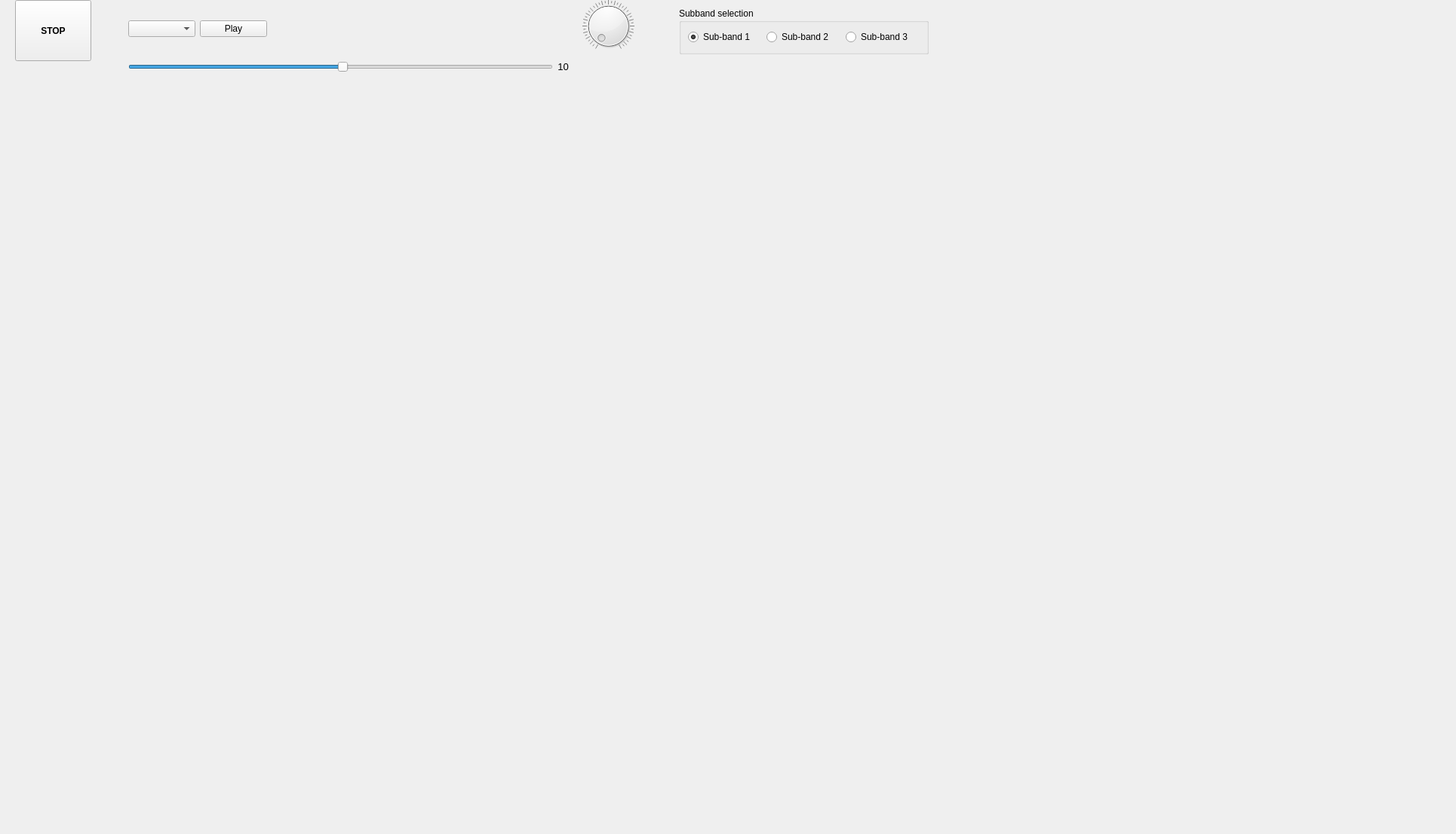
    <widget class="QWidget" name="Subbandtab">
     <attribute name="title">
      <string>Sub-band decomposition</string>
     </attribute>
     <widget class="QGroupBox" name="groupBox_3">
      <property name="geometry">
       <rect>
        <x>900</x>
        <y>10</y>
        <width>331</width>
        <height>62</height>
       </rect>
      </property>
      <property name="title">
       <string>Subband selection</string>
      </property>
      <layout class="QHBoxLayout" name="horizontalLayout_40">
       <item>
        <layout class="QHBoxLayout" name="horizontalLayout_41">
         <item>
          <widget class="QRadioButton" name="radioButtonSubband1">
           <property name="text">
            <string>Sub-band 1</string>
           </property>
           <property name="checked">
            <bool>true</bool>
           </property>
          </widget>
         </item>
         <item>
          <widget class="QRadioButton" name="radioButtonSubband2">
           <property name="text">
            <string>Sub-band 2</string>
           </property>
          </widget>
         </item>
         <item>
          <widget class="QRadioButton" name="radioButtonSubband3">
           <property name="text">
            <string>Sub-band 3</string>
           </property>
          </widget>
         </item>
        </layout>
       </item>
      </layout>
     </widget>
     <widget class="QWidget" name="layoutWidget">
      <property name="geometry">
       <rect>
        <x>170</x>
        <y>1</y>
        <width>584</width>
        <height>100</height>
       </rect>
      </property>
      <layout class="QVBoxLayout" name="verticalLayout_18">
       <item>
        <layout class="QHBoxLayout" name="horizontalLayout_28">
         <item>
          <widget class="QComboBox" name="enumPlaySpeedSubband"/>
         </item>
         <item>
          <widget class="QPushButton" name="pushButtonPlayPauseSubband">
           <property name="statusTip">
            <string extracomment="Displays the current set of data in a frame-wise fashion. "/>
           </property>
           <property name="text">
            <string>Play</string>
           </property>
           <property name="checkable">
            <bool>true</bool>
           </property>
           <property name="autoDefault">
            <bool>false</bool>
           </property>
          </widget>
         </item>
         <item>
          <spacer name="horizontalSpacer_4">
           <property name="orientation">
            <enum>Qt::Horizontal</enum>
           </property>
           <property name="sizeType">
            <enum>QSizePolicy::Fixed</enum>
           </property>
           <property name="sizeHint" stdset="0">
            <size>
             <width>400</width>
             <height>66</height>
            </size>
           </property>
          </spacer>
         </item>
        </layout>
       </item>
       <item>
        <layout class="QHBoxLayout" name="horizontalLayout_29">
         <item>
          <widget class="QSlider" name="horizontalSliderSubband">
           <property name="value">
            <number>50</number>
           </property>
           <property name="orientation">
            <enum>Qt::Horizontal</enum>
           </property>
          </widget>
         </item>
         <item>
          <widget class="QLabel" name="labelFrameSubband">
           <property name="sizePolicy">
            <sizepolicy hsizetype="Preferred" vsizetype="Maximum">
             <horstretch>0</horstretch>
             <verstretch>0</verstretch>
            </sizepolicy>
           </property>
           <property name="font">
            <font>
             <pointsize>10</pointsize>
             <weight>50</weight>
             <bold>false</bold>
            </font>
           </property>
           <property name="statusTip">
            <string extracomment="Current frame number being displayed."/>
           </property>
           <property name="text">
            <string>10</string>
           </property>
           <property name="alignment">
            <set>Qt::AlignCenter</set>
           </property>
          </widget>
         </item>
        </layout>
       </item>
      </layout>
     </widget>
     <widget class="QDial" name="dial_intensity_Subband">
      <property name="geometry">
       <rect>
        <x>730</x>
        <y>0</y>
        <width>153</width>
        <height>69</height>
       </rect>
      </property>
      <property name="statusTip">
       <string extracomment="Change the colour intensity of the result."/>
      </property>
      <property name="minimum">
       <number>50</number>
      </property>
      <property name="maximum">
       <number>25000</number>
      </property>
      <property name="value">
       <number>50</number>
      </property>
      <property name="wrapping">
       <bool>false</bool>
      </property>
      <property name="notchTarget">
       <double>25.000000000000000</double>
      </property>
      <property name="notchesVisible">
       <bool>true</bool>
      </property>
     </widget>
     <widget class="QScrollArea" name="scrollArea_2">
      <property name="geometry">
       <rect>
        <x>10</x>
        <y>106</y>
        <width>1911</width>
        <height>991</height>
       </rect>
      </property>
      <property name="frameShape">
       <enum>QFrame::NoFrame</enum>
      </property>
      <property name="sizeAdjustPolicy">
       <enum>QAbstractScrollArea::AdjustToContents</enum>
      </property>
      <property name="widgetResizable">
       <bool>false</bool>
      </property>
      <widget class="QWidget" name="widgetSubbandSpect">
       <property name="geometry">
        <rect>
         <x>0</x>
         <y>0</y>
         <width>1121</width>
         <height>831</height>
        </rect>
       </property>
      </widget>
     </widget>
     <widget class="QLabel" name="labelConfigSettingSubBand">
      <property name="geometry">
       <rect>
        <x>1270</x>
        <y>10</y>
        <width>411</width>
        <height>81</height>
       </rect>
      </property>
      <property name="font">
       <font>
        <pointsize>10</pointsize>
        <weight>50</weight>
        <bold>false</bold>
       </font>
      </property>
      <property name="frameShape">
       <enum>QFrame::NoFrame</enum>
      </property>
      <property name="text">
       <string/>
      </property>
     </widget>
     <widget class="QPushButton" name="pushButtonServoStop3">
      <property name="geometry">
       <rect>
        <x>20</x>
        <y>0</y>
        <width>101</width>
        <height>81</height>
       </rect>
      </property>
      <property name="font">
       <font>
        <weight>75</weight>
        <bold>true</bold>
       </font>
      </property>
      <property name="toolTip">
       <string>Emergency Stop during scan.</string>
      </property>
      <property name="statusTip">
       <string>Emergency Stop during scan.</string>
      </property>
      <property name="text">
       <string>STOP</string>
      </property>
     </widget>
    </widget>
